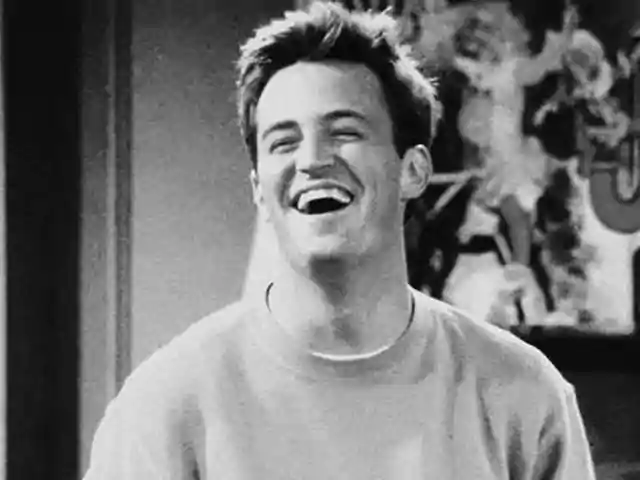
#> input picture test.jpg, 640 x 480 px; its folder holds only this picture in this run
$ python -i fertestcustom.py   (imports and definitions only)   (older library calls are emulated)
#> lines starting #> are read from the running program, lines starting #| are printed output that depends on the picture; after the words box and inside, x2 and y2 are one past the last pixel; in counts of white or black regions, pixels touching at a corner belong together
# load json and create model
from __future__ import division
from typing import List, Tuple
from keras.models import model_from_json
import os
import numpy as np
import cv2
import os
import subprocess

# loading the model
# [1 line not run here, left out]
# [1 line that did not run here, left out]
# [1 line not run here, left out]
# [1 line that did not run here, left out]
# load weights into new model
# [2 lines not run here, left out]

# setting image resizing parameters
WIDTH = 48
HEIGHT = 48
x = None
y = None
labels = ["Anger", "Disgust", "Fear", "Enjoyment", "Sadness", "Surprise", "Neutral"]

# loading image


def detect_emotion(img_filename: str) -> List[float]:
#> called with img_filename = 'test.jpg'
    full_size_image = cv2.imread(img_filename)
#> full_size_image is the input picture: shape (480, 640, 3); mean B, G, R 116.2, 116.2, 116.2
    # print("Image Loaded")
    gray = cv2.cvtColor(full_size_image, cv2.COLOR_RGB2GRAY)
    face = cv2.CascadeClassifier("haarcascade_frontalface_default.xml")
    faces = face.detectMultiScale(gray, 1.3, 10)
#> faces = [[232, 68, 165, 165]]

    # detecting faces
    for x, y, w, h in faces:
        roi_gray = gray[y : y + h, x : x + w]
        cropped_img = np.expand_dims(
            np.expand_dims(cv2.resize(roi_gray, (48, 48)), -1), 0
        )
        cv2.normalize(
            cropped_img,
            cropped_img,
            alpha=0,
            beta=1,
            norm_type=cv2.NORM_L2,
            dtype=cv2.CV_32F,
        )
        cv2.rectangle(full_size_image, (x, y), (x + w, y + h), (0, 255, 0), 1)
        # predicting the emotion
        yhat = loaded_model.predict(cropped_img)

        # scores = np.argsort(np.max(yhat, axis=0))

        # max_index = scores[-1] if scores[-1] != 6 else scores[-2]

        return yhat
#> this loop made 1 pass
#> pass 1, in detect_emotion, `roi_gray = gray[y : y + h, x : x + w]`:
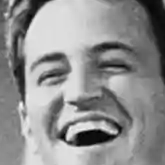
#> roi_gray: shape (165, 165); min 0, max 248, mean 143.2
#> after the loop:
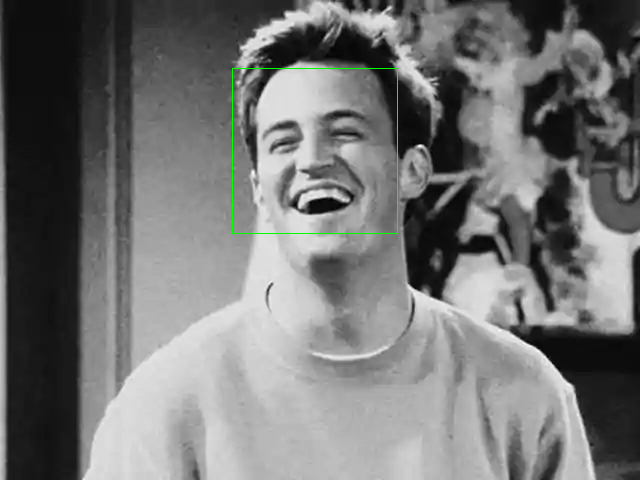
#> full_size_image: shape (480, 640, 3); 0.21% of pixels changed, all inside (x1, y1, x2, y2) = (232, 68, 398, 234)


# [48 lines left out: functions extract_frames, extract_emotions, not called in this run]


# [3 lines not run here, left out]

#> (the run stopped early here; a loop or call above may not have finished)
